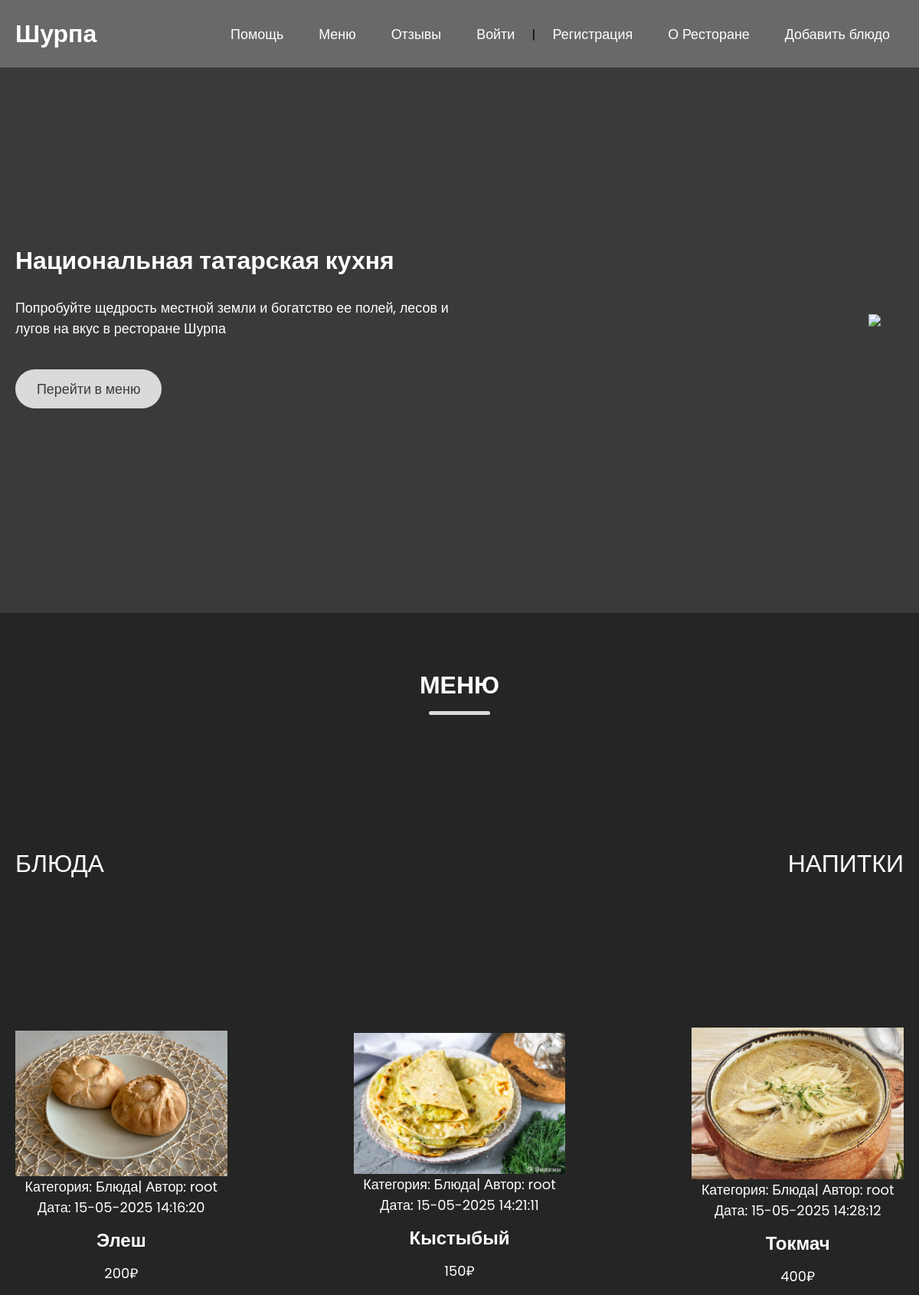
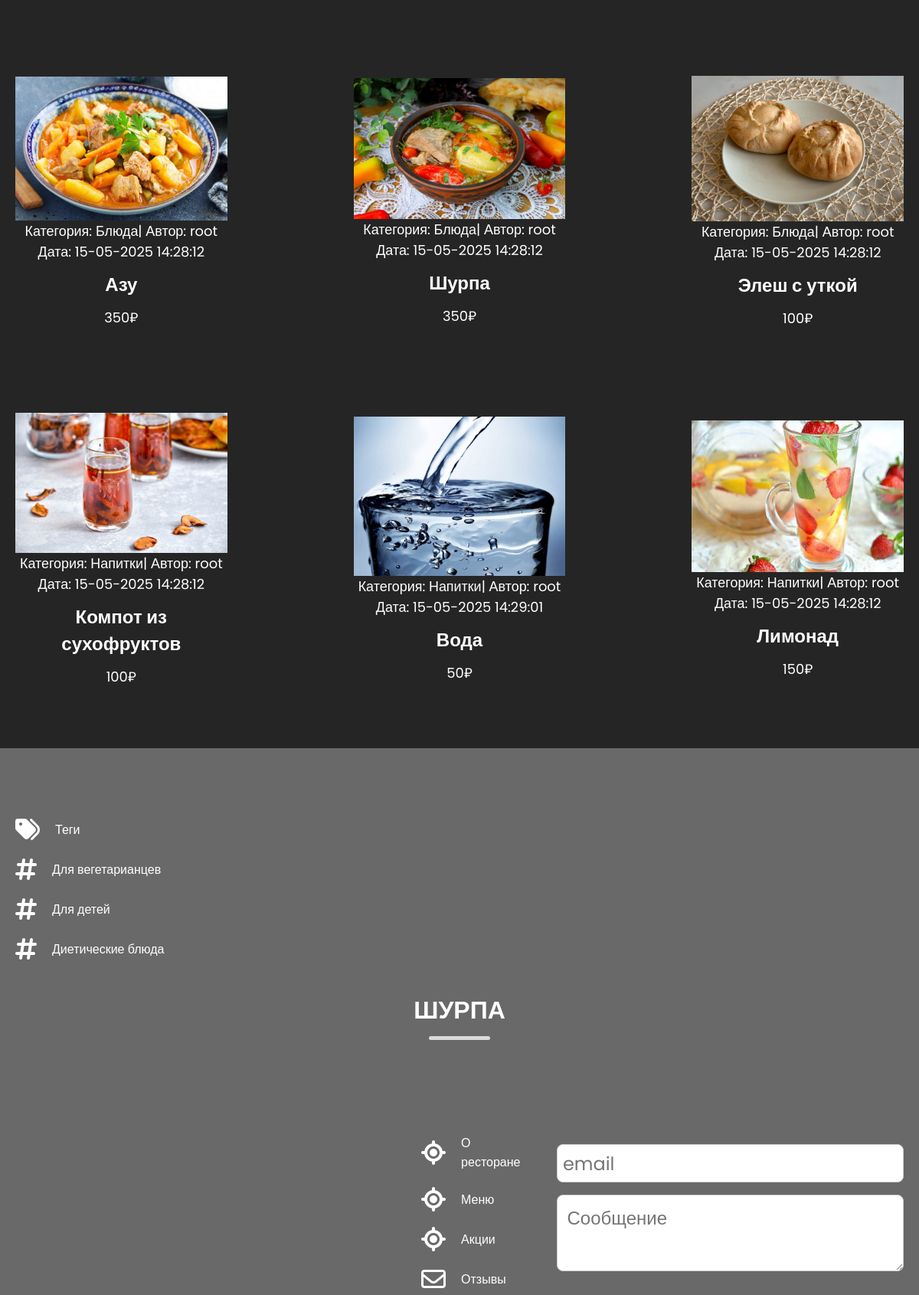
The page / (upper part) on the database its author committed (2 pictures, top to bottom).
### shurpa/models.py (models this page shows, shortened)
class Category(models.Model):
    name= models.CharField(max_length=100, db_index=True, verbose_name="Категория")
    slug = models.SlugField(max_length=255, unique= True, db_index=True)
    class Meta:
        verbose_name="Категория"
        verbose_name_plural = "Категории"
    def get_absolute_url(self):
        return reverse('category', kwargs={'cat_slug': self.slug})

class Shurpa (models.Model):
    class Status(models.IntegerChoices):
        DRAFT=0, 'Черновик'
        PUBLISHED = 1, 'Опубликовано'
    title = models.CharField(max_length=255, verbose_name="Заголовок")
    slug = models.SlugField(max_length=255, unique= True, db_index=True, verbose_name="Слаг")
    photo = models.ImageField(upload_to="photos/%Y/%m/%d/", default=None, blank=True, null=True, verbose_name="Фото")
    content = models.TextField(blank=True, verbose_name="Текст")
    time_create = models.DateTimeField(auto_now_add=True, verbose_name="Время создания")
    time_update = models.DateTimeField(auto_now=True, verbose_name="Время обновления")
    is_published = models.BooleanField(choices=tuple(map(lambda x: (bool(x[0]), x[1]), Status.choices)), default=Status.DRAFT, verbose_name="Опубликовано")
    cat = models.ForeignKey('Category', on_delete=models.PROTECT, related_name='posts', verbose_name="Каталог")
    tags = models.ManyToManyField('TagPost', blank=True, related_name='tags', verbose_name="Тэги")
    calorie=models.OneToOneField('Calorie',on_delete=models.SET_NULL, null=True, blank=True, related_name='calorie', verbose_name="Калории" )
    author = models.ForeignKey(get_user_model(),
                               on_delete=models.SET_NULL, related_name='posts', null=True,
                               default=None)
    objects = models.Manager()
    published = PublishedManager()
    class Meta:
        verbose_name="Сайт для ресторана"
        verbose_name_plural = "Сайт для ресторана"
        ordering = ['id']
    def get_absolute_url(self):
        return reverse('post', kwargs={'post_slug': self.slug})

class TagPost(models.Model):
    tag = models.CharField(max_length=100, db_index=True)
    slug = models.SlugField(max_length=255, unique=True, db_index=True)
    def get_absolute_url(self):
        return reverse('tag', kwargs={'tag_slug': self.slug})

### users/models.py (models this page shows)
class User(AbstractUser):
    photo = models.ImageField(upload_to="users/%Y/%m/%d/", blank=True, null=True, verbose_name="Фотография")
    date_birth = models.DateTimeField(blank=True, null=True, verbose_name="Дата рождения")

### shurpa/views.py (the view)
# urls.py: path('', views.index, name='home'),#http://127.0.0.1:8000
def index(request):
    posts= Shurpa.published.all()
    data = {
        'title': 'Главная страница',
        'menu': menu,
        'posts': posts,
        'cat_selected': 0,
        'cats': Category.objects.all(),
    }
    return render(request,'shurpa/index.html',context= data)

### shurpa/models.py (called while the page is built)
    def get_queryset(self):
        return super().get_queryset().filter(is_published=Shurpa.Status.PUBLISHED)

### shurpa/templatetags/shurpa_tags.py (called while the page is built)
@register.inclusion_tag('shurpa/list_tags.html')
def show_all_tags():
        return {'tags': TagPost.objects.all()}

### users/context_processors.py (called while the page is built)
def get_shurpa_context(request):
    return {'mainmenu': menu}

### shurpa/templates/shurpa/index.html (shortened to what this page needs)
{% extends 'base.html' %}
{% load static %}
{% block content %}
<section class="hero-section">
  <div class="section-content">
    <div class="hero-details">
      <h3 class="subtitle">Национальная татарская кухня</h3>
      <p class="description">Попробуйте щедрость местной земли и богатство ее полей, лесов и лугов на вкус в ресторане Шурпа</p>
      <div class="buttons">
        <a href="#" class="button order-now">Перейти в меню</a>
      </div>
    </div>
    <div class="hero-image-wrapper">
      <img src="https://cdn.culture.ru/images/4fa515bc-f11b-5eb3-9708-e8449269cebd">
    </div>
  </div>
</section>
<div class="content-with-sidebar">
  <section class="menu-section" id="menu">
    <h2 class="section-title">Меню</h2>
    <div class="section-content">
    <ul class="menu-list">
      {% for cat in cats %}
        <li class="section-title2">
          <a href="{{ cat.get_absolute_url }}" class="nav-link" style="color: white;">{{ cat.name }}</a>
        </li>
      {% endfor %}
    </ul>
    </div>
  </section>
  <section class="menu-section" id="menu">
    <div class="section-content">
      <ul class="menu-list">
        {% for p in posts %}
          <li class="menu-item">
            {% if p.image_url %}
              <img src="{{ p.image_url }}" alt="{{ p.title }}"/>
            {% else %}
            {% if p.photo %}
              <img src="{{p.photo.url}}" alt="No image">
            {% endif %}
            {% endif %}
            <div class="menu-details">
                  <div class=text>
                    <p class="first">Категория: {{p.cat.name}}| Автор: {{p.author.username|default:"неизвестен"}}</p>
                    <p class="last">Дата: {{p.time_update|date:"d-m-Y H:i:s"}}</p>
                    </div>
                <h3 class="name">
                <a href="{{ p.get_absolute_url }}" class="nav-link" style="color: white;">
                  {{ p.title }}
                </a>
              </h3>
              <p class="text">{{ p.content }}</p>
            </div>
          </li>
        {% empty %}
          <li class="menu-item">
            <div class="menu-details">
              <h3 class="name">Нет доступных блюд</h3>
            </div>
          </li>
        {% endfor %}
      </ul>
    </div>
  </section>
</div>
{% endblock %}

### templates/base.html (shortened to what this page needs)
{% load static %}
{% load shurpa_tags %}
<!DOCTYPE html>
<html lang="ru">
<head>
    <link rel="stylesheet" href="https://cdnjs.cloudflare.com/ajax/libs/font-awesome/6.6.0/css/all.min.css" />
    <link rel="stylesheet" href="https://cdn.jsdelivr.net/npm/swiper@11/swiper-bundle.min.css" />
    <link rel="stylesheet" href="{% static 'shurpa/css/style.css' %}" />
</head>
  <body>
    <header>
      <nav class="navbar">
        <a href="{% url 'home' %}" class="nav-logo">
          <h2 class="logo-text">Шурпа</h2>
        </a>
        <ul class="nav-menu">
          <li class="nav-item">
            <a href="{% url 'chat' %}" class="nav-link">Помощь</a>
          </li>
          <li class="nav-item">
            <a href="#menu" class="nav-link">Меню</a>
          </li>
          <li class="nav-item">
            <a href="{% url 'otziv' %}" class="nav-link">Отзывы</a>
          </li>
          {% if user.is_authenticated %}
          <li class="nav-item"> <a href="{% url 'users:profile' %}" class="nav-link" class="nav-link"> {{ user.username }} </a> | <a href="{% url 'users:logout' %}" class="nav-link">Выйти</a></li>
          {% else %}
          <li class="nav-item"><a href="{% url 'users:login' %}" class="nav-link" class="nav-link">Войти</a> | <a href="{% url 'users:register' %}" class="nav-link">Регистрация</a></li>
          {% endif %}
          <li class="nav-item">
            <a href="{% url 'about' %}" class="nav-link">О Ресторане</a>
          </li>
          <li class="nav-item">
            <a href="{% url 'addpage' %}" class="nav-link">Добавить блюдо</a>
          </li>
        </ul>
      </nav>
    </header>
    <main>
{% block content %} {% endblock %}
<section class="contact-section" id="contact">
  {% show_all_tags %}
  <h2 class="section-title">Шурпа</h2>
  <div class="section-content">
    <div id="footer-map" style="width: 100%; height: 300px; margin-bottom: 20px;"></div>
    <ul class="contact-info-list">
      <li class="contact-info">
        <i class="fa-solid fa-location-crosshairs"></i>
        <p>О ресторане</p>
      </li>
      <li class="contact-info">
        <i class="fa-solid fa-location-crosshairs"></i>
        <p>Меню</p>
      </li>
      <li class="contact-info">
        <i class="fa-solid fa-location-crosshairs"></i>
        <p>Акции</p>
      </li>
      <li class="contact-info">
        <i class="fa-regular fa-envelope"></i>
        <p>Отзывы</p>
      </li>
    </ul>
    <form action="#" class="contact-form">
      <input type="email" placeholder=" email" class="form-input" required />
      <textarea placeholder="Сообщение" class="form-input" required></textarea>
    </form>
  </div>
</section>
    </main>
  </body>
</html>

### shurpa/templates/shurpa/list_tags.html
{% if tags %}
{% load static %}
<div class="section-content">
  <ul class="contact-info-list">
    <li class="contact-info">
      <i class="fa-solid fa-tags"></i>
      <p>Теги</p>
    </li>
    {% for t in tags %}
    <li class="contact-info">
      <i class="fa-solid fa-hashtag"></i>
      <p><a href="{{ t.get_absolute_url }}" class="nav-link" style="color: white;">{{ t.tag }}</a></p>
    </li>
    {% endfor %}
  </ul>
</div>
{% endif %}

### shurpa/static/shurpa/css/style.css (style rules this page uses)
* { padding: 0; margin: 0; box-sizing: border-box; font-family: "Poppins", sans-serif; }
:root { --white-color: #fff; --dark-color: #252525; --primary-color: #3A3A3A; --primary2-color: #696969; --secondary-color: #DADADA; --light-pink-color: #faf4f5; --medium-gray-color: #ccc; --font-size-s: 0.9rem; --font-size-n: 1rem; --font-size-m: 1.12rem; --font-size-l: 1.5rem; --font-size-xl: 2rem; --font-size-xxl: 2.3rem; --font-weight-normal: 400; --font-weight-medium: 500; --font-weight-semibold: 600; --font-weight-bold: 700; --border-radius-s: 8px; --border-radius-m: 30px; --border-radius-circle: 50%; --site-max-width: 1300px; }
html { scroll-behavior: smooth; }
ul { list-style: none; }
a { text-decoration: none; }
img { width: 100%; }
:where(section, footer) .section-content { margin: 0 auto; padding: 0 20px; max-width: var(--site-max-width); }
section .section-title { text-align: center; padding: 20px 0 100px; text-transform: uppercase; font-size: var(--font-size-xl); }
section .section-title::after { content: ""; width: 80px; height: 5px; display: block; margin: 10px auto 0; background: var(--secondary-color); border-radius: var(--border-radius-s); }
header { z-index: 5; width: 100%; position: fixed; background: var(--primary2-color); }
header .navbar { display: flex; padding: 20px; align-items: center; margin: 0 auto; justify-content: space-between; max-width: var(--site-max-width); }
.navbar .nav-logo .logo-text { color: var(--white-color); font-size: var(--font-size-xl); font-weight: var(--font-weight-semibold); }
.navbar .nav-menu { gap: 10px; display: flex; }
.navbar .nav-menu .nav-link { padding: 10px 18px; color: var(--white-color); font-size: var(--font-size-m); border-radius: var(--border-radius-m); transition: 0.3s ease; }
.hero-section { min-height: 100vh; background: var(--primary-color); }
.hero-section .section-content { display: flex; padding-top: 40px; align-items: center; min-height: 100vh; justify-content: space-between; }
.hero-section .hero-details { color: var(--white-color); }
.hero-section .hero-details .subtitle { margin-top: 8px; max-width: 70%; font-size: var(--font-size-xl); font-weight: var(--font-weight-semibold); }
.hero-section .hero-details .description { max-width: 70%; margin: 24px 0 40px; font-size: var(--font-size-m); }
.hero-section .hero-details .buttons { display: flex; gap: 23px; }
.hero-section .hero-details .button { padding: 10px 26px; display: block; border: 2px solid transparent; border-radius: var(--border-radius-m); background: var(--secondary-color); color: var(--primary-color); font-size: var(--font-size-m); font-weight: var(--font-weight-medium); transition: 0.3s ease; }
.hero-section .hero-image-wrapper { max-width: 700px; margin-right: 30px; }
.menu-section { color: var(--white-color); background: var(--dark-color); padding: 50px 0 80px; }
.menu-section .menu-list { display: flex; gap: 110px; flex-wrap: wrap; align-items: center; justify-content: space-between; }
.menu-section .menu-list .menu-item { display: flex; text-align: center; flex-direction: column; align-items: center; justify-content: space-between; width: calc(100% / 3 - 110px); }
.menu-section .menu-list .menu-item .name { margin: 12px 0; font-size: var(--font-size-l); font-weight: var(--font-weight-semibold); }
.menu-section .menu-list .menu-item .text { font-size: var(--font-size-m); }
.contact-section { color: var(--white-color); padding: 70px 0 100px; background: var(--primary2-color); }
.contact-section .section-content { display: flex; gap: 48px; align-items: center; justify-content: space-between; }
.contact-section .contact-info-list .contact-info { display: flex; gap: 20px; margin: 20px 0; align-items: center; }
.contact-section .contact-info-list .contact-info i { font-size: var(--font-size-xl); }
.contact-section .contact-form .form-input { width: 100%; height: 50px; outline: none; margin-bottom: 16px; font-size: var(--font-size-l); border-radius: var(--border-radius-s); border: 1px solid var(--medium-gray-color); }
.contact-section .contact-form { max-width: 100%; }
.contact-section .contact-form textarea.form-input { height: 100px; padding: 12px; resize: vertical; }
section .section-title2 { text-align: center; padding: 60px 0 10px; text-transform: uppercase; font-size: var(--font-size-xl); }
section .section-title2 { text-align: center; padding: 70px 0 60px; text-transform: uppercase; font-size: var(--font-size-xl); }

### rows shown on the page
Category: name "БЛЮДА"
Category: name "НАПИТКИ"
Shurpa: photo (picture), cat.name "Блюда", author.username "root", time_update "15-05-2025 14:16:20", title "Элеш", content "200₽"
Shurpa: photo (picture), cat.name "Блюда", author.username "root", time_update "15-05-2025 14:21:11", title "Кыстыбый", content "150₽"
Shurpa: photo (picture), cat.name "Блюда", author.username "root", time_update "15-05-2025 14:28:12", title "Токмач", content "400₽"
Shurpa: photo (picture), cat.name "Блюда", author.username "root", time_update "15-05-2025 14:28:12", title "Азу", content "350₽"
Shurpa: photo (picture), cat.name "Блюда", author.username "root", time_update "15-05-2025 14:28:12", title "Шурпа", content "350₽"
Shurpa: photo (picture), cat.name "Блюда", author.username "root", time_update "15-05-2025 14:28:12", title "Элеш с уткой", content "100₽"
Shurpa: photo (picture), cat.name "Напитки", author.username "root", time_update "15-05-2025 14:28:12", title "Компот из сухофруктов", content "100₽"
Shurpa: photo (picture), cat.name "Напитки", author.username "root", time_update "15-05-2025 14:29:01", title "Вода", content "50₽"
Shurpa: photo (picture), cat.name "Напитки", author.username "root", time_update "15-05-2025 14:28:12", title "Лимонад", content "150₽"
TagPost: tag "Для вегетарианцев"
TagPost: tag "Для детей"
TagPost: tag "Диетические блюда"
